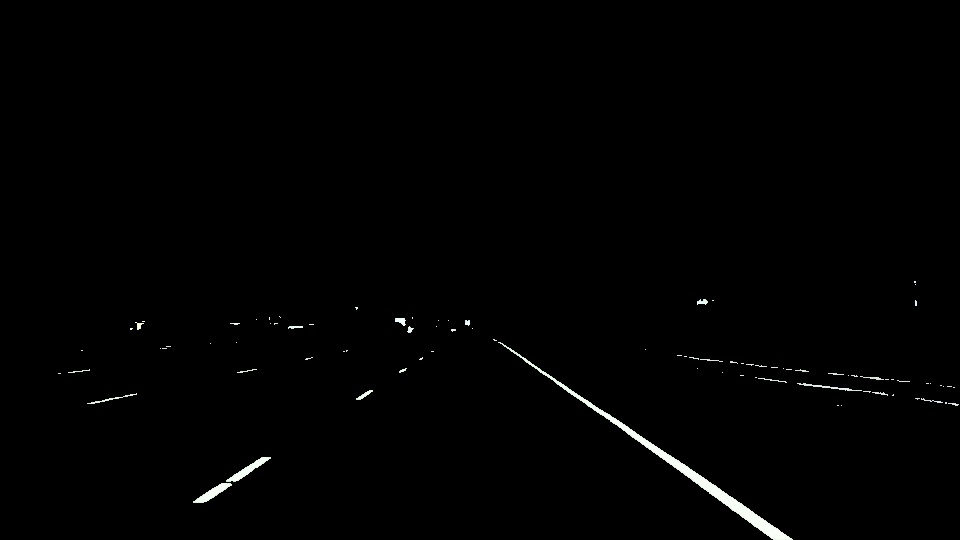
#> input picture images_results/lanes_color_select.jpg, 960 x 540 px
$ python region_interest_mask_triangle.py
#> lines starting #> are read from the running program, lines starting #| are printed output that depends on the picture
import matplotlib.pyplot as plt
import matplotlib.image as mpimg
import numpy as np

# Read in the image and print some stats
image = mpimg.imread('images_results/lanes_color_select.jpg')
#> image is the input picture: shape (540, 960, 4) float32; mean R, G, B, A 0.00699, 0.00729, 0.00701, 1
image = image[:, :, 0:3]
#> image: shape (540, 960, 3) float32
print('This image is: ', type(image), 'with dimesions:', image.shape)
#| This image is:  <class 'numpy.ndarray'> with dimesions: (540, 960, 3)

# Pull out the x and y sizes and make a copy of the image
ysize = image.shape[0]
#> ysize = 540
xsize = image.shape[1]
#> xsize = 960
region_select = np.copy(image)

# Define a triangle region of interest
# Keep in mind the origin (x=0, y=0) is in the upper left in image processing
# Note: if you run this code, you'll find these are not sensible values!!
# But you'll get a chance to play with them soon in a quiz
left_bottom = [0, 539]
right_bottom = [900, 539]
apex = [400, 0]

# Fit lines (y=Ax+B) to identify the  3 sided region of interest
# np.polyfit() returns the coefficients [A, B] of the fit
fit_left = np.polyfit((left_bottom[0], apex[0]), (left_bottom[1], apex[1]), 1)
fit_right = np.polyfit((right_bottom[0], apex[0]), (right_bottom[1], apex[1]), 1)
fit_bottom = np.polyfit((left_bottom[0], right_bottom[0]), (left_bottom[1], right_bottom[1]), 1)

# Find the region inside the lines
XX, YY = np.meshgrid(np.arange(0, xsize), np.arange(0, ysize))
region_thresholds = (YY > (XX*fit_left[0] + fit_left[1])) & \
                    (YY > (XX*fit_right[0] + fit_right[1])) & \
                    (YY < (XX*fit_bottom[0] + fit_bottom[1]))

# Color pixels red which are inside the region of interest
region_select[region_thresholds] = [255, 0, 0]
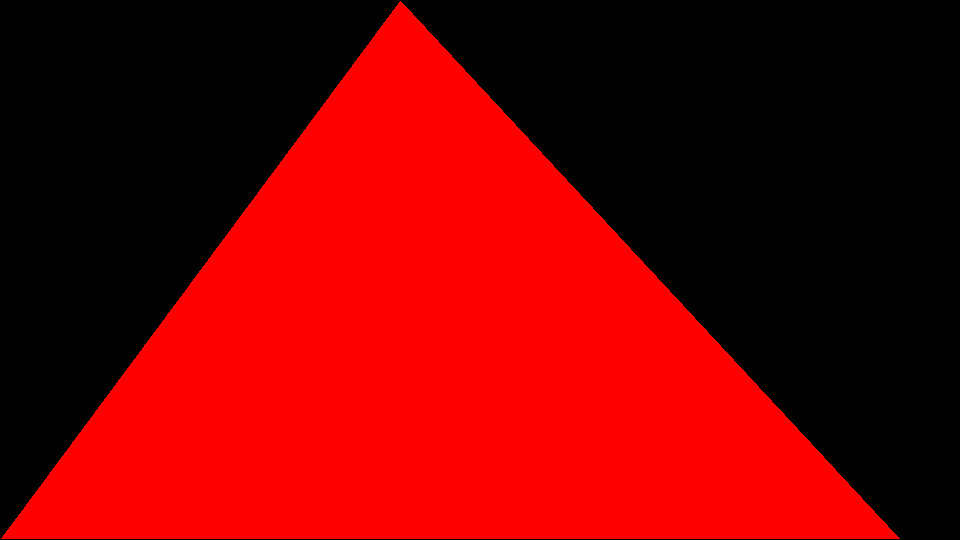
#> region_select: shape (540, 960, 3) float32; mean R, G, B 119.4, 0, 0

# Display the image
plt.imshow(region_select)
plt.show()
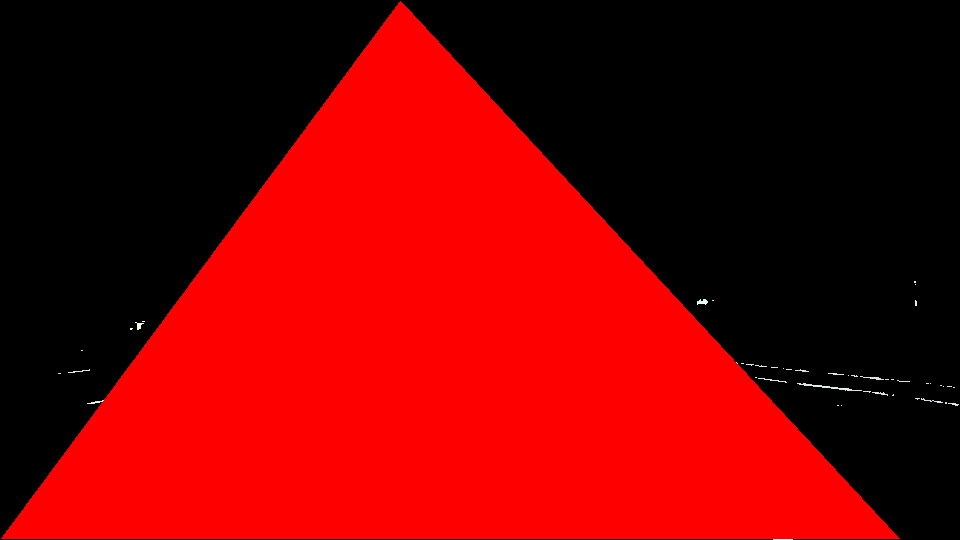
#> shown: shape (540, 960, 3) float32; mean R, G, B 0.468, 0.00105, 0.00102
